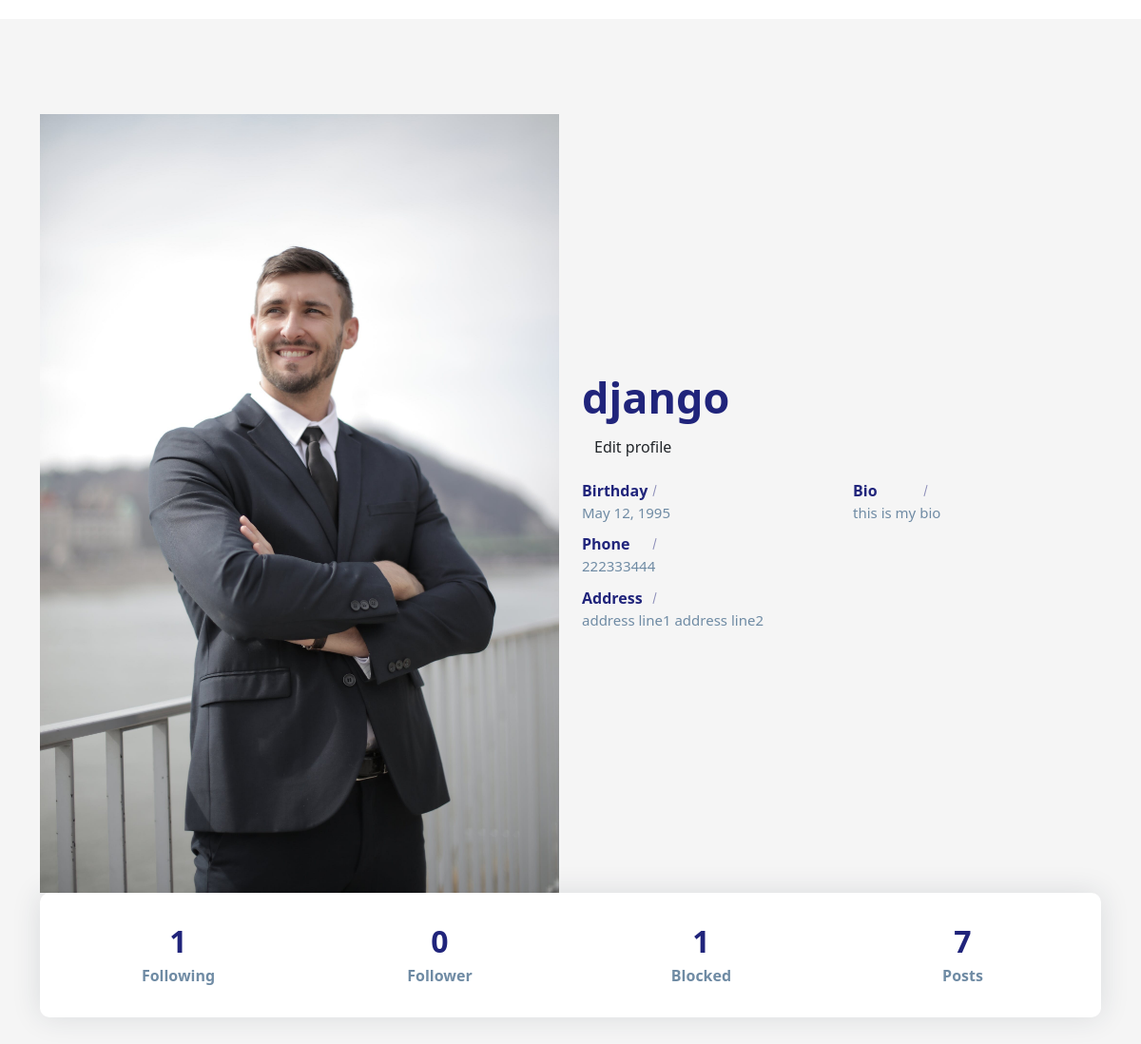
The app's page /profiles/1 (signed in) with its own data.
### social/models.py (models this page shows)
class UserProfile(models.Model):
    user=models.OneToOneField(User,on_delete=models.CASCADE,related_name="profile")
    address=models.CharField(max_length=200,null=True)
    phone=models.CharField(max_length=200,null=True)
    profile_pic=models.ImageField(upload_to="profilepics",null=True,blank=True)
    dob=models.DateField(null=True)
    bio=models.CharField(max_length=200,null=True)
    following=models.ManyToManyField("self",related_name="followed_by",symmetrical=False)
    block=models.ManyToManyField("self",related_name="blocked",symmetrical=False)
    def __str__(self):
        return self.user.username

### social/views.py (the view)
# urls.py: path("profiles/<int:pk>",views.ProfileDetailView.as_view(),name="profile-detail"),
@method_decorator(decs,name="dispatch")
class ProfileDetailView(DetailView):
    template_name="profile_detail.html"
    model=UserProfile
    context_object_name="data"

### social/templates/profile_detail.html (shortened to what this page needs)
<!DOCTYPE html>
{%load static%}
<html lang="en">
<head>
    <link href="https://cdn.jsdelivr.net/npm/bootstrap@5.3.2/dist/css/bootstrap.min.css" rel="stylesheet">
    <link rel="stylesheet" href="{%static 'social/css/profile.css'%}">
</head>
<body>
    <section class="section about-section gray-bg" id="about">
        <div class="container">
            <div class="row align-items-center flex-row-reverse">
                <div class="col-lg-6">
                    <div class="about-text go-to">
                        <h3 class="dark-color">{{data}}</h3>
                        <a class="text-decoration-none btn" href="{%url 'profile-edit' data.id %}">Edit profile</a>
                        <div class="row about-list">
                            <div class="col-md-6">
                                <div class="media">
                                    <label>Birthday</label>
                                    <p>{{data.dob}}</p>
                                </div>
                                <div class="media">
                                    <label>Phone</label>
                                    <p>{{data.phone}}</p>
                                </div>
                                <div class="media">
                                    <label>Address</label>
                                    <p>{{data.address}}</p>
                                </div>
                            </div>
                            <div class="col-md-6">
                                <div class="media">
                                    <label>Bio</label>
                                    <p>{{data.bio}}</p>
                                </div>
                            </div>
                        </div>
                    </div>
                </div>
                <div class="col-lg-6">
                    <div class="about-avatar">
                        {%if data.profile_pic%}
                            <img src="{{data.profile_pic.url}}" alt="">
                        {%else%}
                        <img src="{%static 'social/images/profilepic.png'%}" title="" alt="">
                        {%endif%}
                    </div>
                </div>
            </div>
            <div class="counter">
                <div class="row">
                    <div class="col-6 col-lg-3">
                        <div class="count-data text-center">
                            <h6 class="count h2" data-to="500" data-speed="500">{{data.following.count}}</h6>
                            <p class="m-0px font-w-600">Following</p>
                        </div>
                    </div>
                    <div class="col-6 col-lg-3">
                        <div class="count-data text-center">
                            <h6 class="count h2" data-to="150" data-speed="150">{{data.followed_by.count}}</h6>
                            <p class="m-0px font-w-600">Follower</p>
                        </div>
                    </div>
                    <div class="col-6 col-lg-3">
                        <div class="count-data text-center">
                            <h6 class="count h2" data-to="850" data-speed="850">{{data.block.all.count}}</h6>
                            <p class="m-0px font-w-600">Blocked</p>
                        </div>
                    </div>
                    <div class="col-6 col-lg-3">
                        <div class="count-data text-center">
                            <h6 class="count h2" data-to="190" data-speed="190">{{data.user.userpost.all.count}}</h6>
                            <p class="m-0px font-w-600">Posts</p>
                        </div>
                    </div>
                </div>
            </div>
        </div>
    </section>
</body>
</html>

### social/static/social/css/profile.css (style rules this page uses)
body { color: #6F8BA4; margin-top:20px; }
.section { padding: 100px 0; position: relative; }
.gray-bg { background-color: #f5f5f5; }
img { max-width: 100%; }
img { vertical-align: middle; border-style: none; }
.about-text h3 { font-size: 45px; font-weight: 700; margin: 0 0 6px; }
.about-text p { font-size: 18px; max-width: 450px; }
.about-list { padding-top: 10px; }
.about-list .media { padding: 5px 0; }
.about-list label { color: #20247b; font-weight: 600; width: 88px; margin: 0; position: relative; }
.about-list label:after { content: ""; position: absolute; top: 0; bottom: 0; right: 11px; width: 1px; height: 12px; background: #20247b; -moz-transform: rotate(15deg); -o-transform: rotate(15deg); -ms-transform: rotate(15deg); -webkit-transform: rotate(15deg); transform: rotate(15deg); margin: auto; opacity: 0.5; }
.about-list p { margin: 0; font-size: 15px; }
.about-section .counter { padding: 22px 20px; background: #ffffff; border-radius: 10px; box-shadow: 0 0 30px rgba(31, 45, 61, 0.125); }
.about-section .counter .count-data { margin-top: 10px; margin-bottom: 10px; }
.about-section .counter .count { font-weight: 700; color: #20247b; margin: 0 0 5px; }
.about-section .counter p { font-weight: 600; margin: 0; }
.dark-color { color: #20247b; }

### records on screen
UserProfile: user.username "django", dob "May 12, 1995", phone "222333444", address "address line1 address line2", bio "this is my bio", profile_pic (picture), following.count "1", followed_by.count "0", block.all.count "1", user.userpost.all.count "7"
